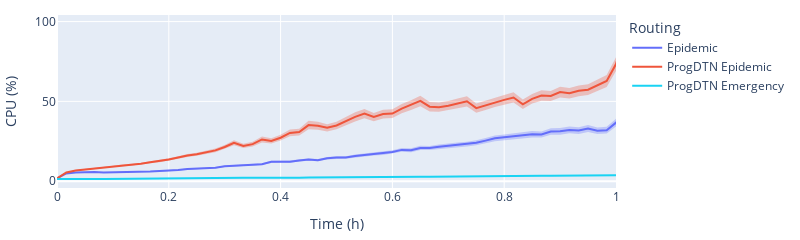

Notebook cell for this chart:
### Code cell
fig = error_band_line(
    data_frame=cleared_mean,
    x=cleared_mean["dt"].dt.total_seconds() / 3600, 
    y="%CPU",
    error_y=cleared_std["%CPU"],
    error_y_mode="band",
    color="routing",
    color_discrete_map=routing_color_map,
    category_orders={
        "routing": ["Epidemic", "ProgDTN Epidemic", "ProgDTN Emergency"],
    },
    labels={
        "x": "Time (h)",
        "routing": "Routing",
        "%CPU": "CPU (%)"
    },
)

fig.layout.margin = go.layout.Margin(l=10, r=10, b=10, t=15)
fig.update_layout(width=800, height=200, xaxis_range=[0,1])

fig.write_image("/storage/research_data/sommer2020cadr/maci-docker-compose/maci_data/evaluation/paper/figures/cpu.pdf")
fig.show()
